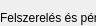
   <widget class="QWidget" name="character_sheet_toolBoxPage3">
    <property name="geometry">
     <rect>
      <x>0</x>
      <y>0</y>
      <width>96</width>
      <height>26</height>
     </rect>
    </property>
    <attribute name="label">
     <string>Felszerelés, pénz és hírnév</string>
    </attribute>
    <widget class="QGroupBox" name="equipment_money_groupBox">
     <property name="geometry">
      <rect>
       <x>0</x>
       <y>10</y>
       <width>941</width>
       <height>251</height>
      </rect>
     </property>
     <property name="title">
      <string>Felszerelés és pénz</string>
     </property>
     <widget class="QWidget" name="layoutWidget">
      <property name="geometry">
       <rect>
        <x>850</x>
        <y>20</y>
        <width>77</width>
        <height>104</height>
       </rect>
      </property>
      <layout class="QVBoxLayout" name="verticalLayout_10">
       <item>
        <layout class="QVBoxLayout" name="verticalLayout_9">
         <item>
          <widget class="QLabel" name="money_silver_label">
           <property name="text">
            <string>Ezüst</string>
           </property>
          </widget>
         </item>
         <item>
          <widget class="QSpinBox" name="money_silver_spinBox">
           <property name="buttonSymbols">
            <enum>QAbstractSpinBox::ButtonSymbols::PlusMinus</enum>
           </property>
           <property name="maximum">
            <number>999</number>
           </property>
          </widget>
         </item>
        </layout>
       </item>
       <item>
        <layout class="QVBoxLayout" name="verticalLayout_8">
         <item>
          <widget class="QLabel" name="money_iron_label">
           <property name="text">
            <string>Vas</string>
           </property>
          </widget>
         </item>
         <item>
          <widget class="QSpinBox" name="money_iron_spinBox">
           <property name="buttonSymbols">
            <enum>QAbstractSpinBox::ButtonSymbols::PlusMinus</enum>
           </property>
           <property name="maximum">
            <number>999</number>
           </property>
          </widget>
         </item>
        </layout>
       </item>
      </layout>
     </widget>
     <widget class="QWidget" name="layoutWidget">
      <property name="geometry">
       <rect>
        <x>610</x>
        <y>20</y>
        <width>231</width>
        <height>201</height>
       </rect>
      </property>
      <layout class="QVBoxLayout" name="verticalLayout_7">
       <item>
        <widget class="QLabel" name="small_item_label">
         <property name="text">
          <string>Helyet nem foglaló apróságok</string>
         </property>
        </widget>
       </item>
       <item>
        <widget class="QListWidget" name="small_items_listWidget"/>
       </item>
      </layout>
     </widget>
     <widget class="QTableWidget" name="equipment_tableWidget">
      <property name="geometry">
       <rect>
        <x>10</x>
        <y>20</y>
        <width>591</width>
        <height>201</height>
       </rect>
      </property>
      <property name="editTriggers">
       <set>QAbstractItemView::EditTrigger::NoEditTriggers</set>
      </property>
      <property name="selectionMode">
       <enum>QAbstractItemView::SelectionMode::ExtendedSelection</enum>
      </property>
      <property name="supportedDragActions">
       <set>Qt::DropAction::MoveAction</set>
      </property>
      <column>
       <property name="text">
        <string>Mennyiség</string>
       </property>
      </column>
      <column>
       <property name="text">
        <string>Terhelés</string>
       </property>
      </column>
      <column>
       <property name="text">
        <string>Megnevezés</string>
       </property>
      </column>
     </widget>
     <widget class="QPushButton" name="add_equipment_pushButton">
      <property name="geometry">
       <rect>
        <x>10</x>
        <y>220</y>
        <width>161</width>
        <height>26</height>
       </rect>
      </property>
      <property name="text">
       <string>Felszerelés hozzáadása</string>
      </property>
      <property name="icon">
       <iconset theme="QIcon::ThemeIcon::ListAdd"/>
      </property>
     </widget>
     <widget class="QPushButton" name="remove_equipment_pushButton">
      <property name="geometry">
       <rect>
        <x>170</x>
        <y>220</y>
        <width>131</width>
        <height>26</height>
       </rect>
      </property>
      <property name="text">
       <string>Felszerelés törlése</string>
      </property>
      <property name="icon">
       <iconset theme="QIcon::ThemeIcon::ListRemove"/>
      </property>
     </widget>
     <widget class="QPushButton" name="add_small_item_pushButton">
      <property name="geometry">
       <rect>
        <x>610</x>
        <y>220</y>
        <width>131</width>
        <height>26</height>
       </rect>
      </property>
      <property name="text">
       <string>Tárgy hozzáadása</string>
      </property>
      <property name="icon">
       <iconset theme="QIcon::ThemeIcon::ListAdd"/>
      </property>
     </widget>
     <widget class="QPushButton" name="remove_small_item_pushButton">
      <property name="geometry">
       <rect>
        <x>740</x>
        <y>220</y>
        <width>101</width>
        <height>26</height>
       </rect>
      </property>
      <property name="text">
       <string>Tárgy törlése</string>
      </property>
      <property name="icon">
       <iconset theme="QIcon::ThemeIcon::ListRemove"/>
      </property>
     </widget>
     <widget class="QWidget" name="layoutWidget">
      <property name="geometry">
       <rect>
        <x>420</x>
        <y>220</y>
        <width>180</width>
        <height>26</height>
       </rect>
      </property>
      <layout class="QHBoxLayout" name="horizontalLayout_20">
       <item>
        <widget class="QLabel" name="encumbrance_label">
         <property name="text">
          <string>Teherbírás</string>
         </property>
        </widget>
       </item>
       <item>
        <widget class="QDoubleSpinBox" name="current_encumbrance_doubleSpinBox">
         <property name="readOnly">
          <bool>true</bool>
         </property>
         <property name="buttonSymbols">
          <enum>QAbstractSpinBox::ButtonSymbols::NoButtons</enum>
         </property>
        </widget>
       </item>
       <item>
        <widget class="QLabel" name="slash_separator_label">
         <property name="text">
          <string>/</string>
         </property>
        </widget>
       </item>
       <item>
        <widget class="QDoubleSpinBox" name="max_encumbrance_doubleSpinBox">
         <property name="readOnly">
          <bool>true</bool>
         </property>
         <property name="buttonSymbols">
          <enum>QAbstractSpinBox::ButtonSymbols::NoButtons</enum>
         </property>
         <property name="showGroupSeparator" stdset="0">
          <bool>false</bool>
         </property>
        </widget>
       </item>
      </layout>
     </widget>
    </widget>
    <widget class="QGroupBox" name="fame_groupBox">
     <property name="geometry">
      <rect>
       <x>0</x>
       <y>260</y>
       <width>941</width>
       <height>231</height>
      </rect>
     </property>
     <property name="title">
      <string>Dicső és dicstelen tettek</string>
     </property>
     <widget class="QTableWidget" name="fame_tableWidget">
      <property name="geometry">
       <rect>
        <x>10</x>
        <y>20</y>
        <width>771</width>
        <height>201</height>
       </rect>
      </property>
      <property name="editTriggers">
       <set>QAbstractItemView::EditTrigger::NoEditTriggers</set>
      </property>
      <property name="supportedDragActions">
       <set>Qt::DropAction::MoveAction</set>
      </property>
      <column>
       <property name="text">
        <string>Dicső/Dicstelen</string>
       </property>
      </column>
      <column>
       <property name="text">
        <string>Érték</string>
       </property>
      </column>
      <column>
       <property name="text">
        <string>Leírás</string>
       </property>
      </column>
     </widget>
     <widget class="QPushButton" name="add_fame_pushButton">
      <property name="geometry">
       <rect>
        <x>780</x>
        <y>20</y>
        <width>141</width>
        <height>26</height>
       </rect>
      </property>
      <property name="text">
       <string>Hírnév hozzáadása</string>
      </property>
      <property name="icon">
       <iconset theme="QIcon::ThemeIcon::ListAdd"/>
      </property>
     </widget>
     <widget class="QPushButton" name="remove_fame_pushButton">
      <property name="geometry">
       <rect>
        <x>780</x>
        <y>50</y>
        <width>141</width>
        <height>26</height>
       </rect>
      </property>
      <property name="text">
       <string>Hírnév törlése</string>
      </property>
      <property name="icon">
       <iconset theme="QIcon::ThemeIcon::ListRemove"/>
      </property>
     </widget>
    </widget>
   </widget>
